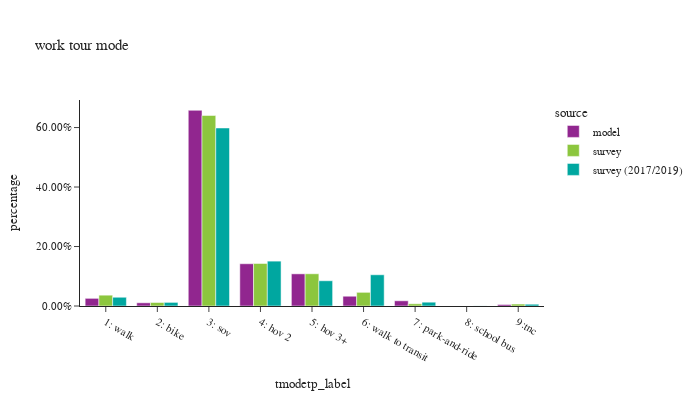

Here is the notebook cell this chart was saved with:
### Code cell
df_plot = wk_tour.groupby(['source','tmodetp_label'])['toexpfac'].sum().reset_index()
df_plot['percentage'] = df_plot.groupby(['source'], group_keys=False)['toexpfac']. \
    apply(lambda x: x / float(x.sum()))

df_plot_ct = wk_tour.groupby(['source','tmodetp_label'])['toexpfac'].count().reset_index(). \
    rename(columns={'toexpfac':'sample count'})
df_plot = df_plot.merge(df_plot_ct, on=['source','tmodetp_label'])

fig = px.bar(df_plot.sort_values(by=['source']), x="tmodetp_label", y="percentage", color="source",
             barmode="group",hover_data=['sample count'],title="work tour mode")
fig.update_layout(height=400, width=700, font=dict(size=11),
                  xaxis = dict(dtick = 1, categoryorder='category ascending'),
                  yaxis=dict(tickformat=".2%"))
fig.show()

### Figure 1 — Plotly figure (JSON) as saved in the notebook; plotly's stock layout.template omitted (floating-point values rounded to 4 significant figures)
{"data": [{"alignmentgroup": "True", "customdata": [[38549], [16105], [985999], [212895], [161970], [49237], [26256], [7450]], "hovertemplate": "source=model<br>tmodetp_label=%{x}<br>percentage=%{y}<br>sample count=%{customdata[0]}<extra></extra>", "legendgroup": "model", "marker": {"color": "#91268F", "pattern": {"shape": ""}}, "name": "model", "offsetgroup": "model", "orientation": "v", "showlegend": true, "textposition": "auto", "type": "bar", "x": ["1: walk", "2: bike", "3: sov", "4: hov 2", "5: hov 3+", "6: walk to transit", "7: park-and-ride", "9:tnc"], "xaxis": "x", "y": [0.02573, 0.01075, 0.658, 0.1421, 0.1081, 0.03286, 0.01752, 0.004972], "yaxis": "y"}, {"alignmentgroup": "True", "customdata": [[17], [25], [364], [98], [1351], [135], [221], [256]], "hovertemplate": "source=survey<br>tmodetp_label=%{x}<br>percentage=%{y}<br>sample count=%{customdata[0]}<extra></extra>", "legendgroup": "survey", "marker": {"color": "#8CC63E", "pattern": {"shape": ""}}, "name": "survey", "offsetgroup": "survey", "orientation": "v", "showlegend": true, "textposition": "auto", "type": "bar", "x": ["9:tnc", "7: park-and-ride", "6: walk to transit", "5: hov 3+", "3: sov", "2: bike", "1: walk", "4: hov 2"], "xaxis": "x", "y": [0.006574, 0.007479, 0.04593, 0.1083, 0.6406, 0.0118, 0.03637, 0.1429], "yaxis": "y"}, {"alignmentgroup": "True", "customdata": [[8], [797], [240], [3253], [926], [386], [2462], [101], [124]], "hovertemplate": "source=survey (2017/2019)<br>tmodetp_label=%{x}<br>percentage=%{y}<br>sample count=%{customdata[0]}<extra></extra>", "legendgroup": "survey (2017/2019)", "marker": {"color": "#00A7A0", "pattern": {"shape": ""}}, "name": "survey (2017/2019)", "offsetgroup": "survey (2017/2019)", "orientation": "v", "showlegend": true, "textposition": "auto", "type": "bar", "x": ["8: school bus", "1: walk", "2: bike", "3: sov", "4: hov 2", "5: hov 3+", "6: walk to transit", "7: park-and-ride", "9:tnc"], "xaxis": "x", "y": [0.0002906, 0.02943, 0.01213, 0.5986, 0.1509, 0.08489, 0.105, 0.01279, 0.005975], "yaxis": "y"}], "layout": {"barmode": "group", "font": {"size": 11}, "height": 400, "legend": {"title": {"text": "source"}, "tracegroupgap": 0}, "title": {"text": "work tour mode"}, "width": 700, "xaxis": {"anchor": "y", "categoryorder": "category ascending", "domain": [0.0, 1.0], "dtick": 1, "title": {"text": "tmodetp_label"}}, "yaxis": {"anchor": "x", "domain": [0.0, 1.0], "tickformat": ".2%", "title": {"text": "percentage"}}}}
